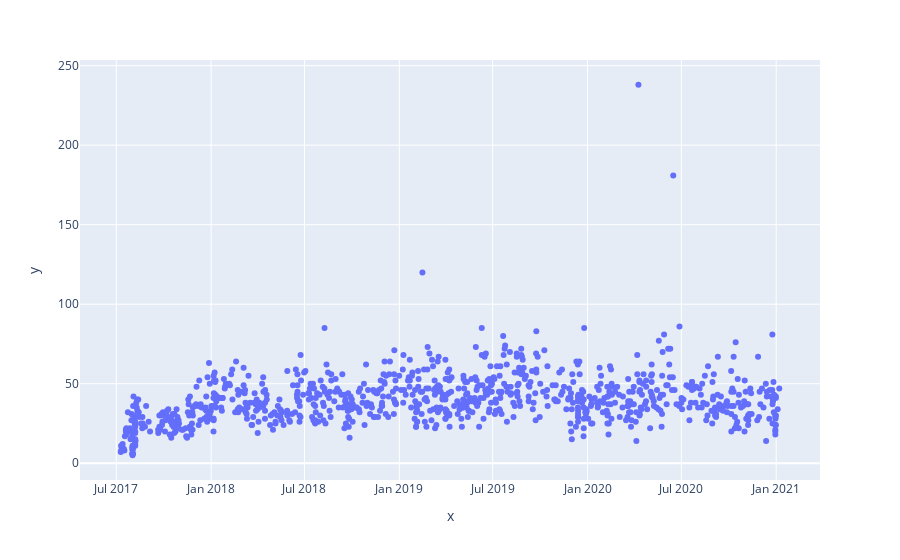

The code cell stored with this chart in its notebook:
### Code cell
fig = px.scatter(x=posts_df["upload_date"], y=posts_df["likes"])
fig.show()

### Figure 1 — Plotly figure (JSON) as saved in the notebook; plotly's stock layout.template omitted (floating-point values rounded to 4 significant figures; data arrays with more than 128 entries replaced by an {"elided": "..."} marker saying what was removed)
{"data": [{"hovertemplate": "x=%{x}<br>y=%{y}<extra></extra>", "legendgroup": "", "marker": {"color": "#636efa", "symbol": "circle"}, "mode": "markers", "name": "", "orientation": "v", "showlegend": false, "type": "scatter", "x": {"elided": "933 str values"}, "xaxis": "x", "y": {"elided": "933 int values"}, "yaxis": "y"}], "layout": {"legend": {"tracegroupgap": 0}, "margin": {"t": 60}, "xaxis": {"anchor": "y", "domain": [0, 1], "title": {"text": "x"}}, "yaxis": {"anchor": "x", "domain": [0, 1], "title": {"text": "y"}}}}
